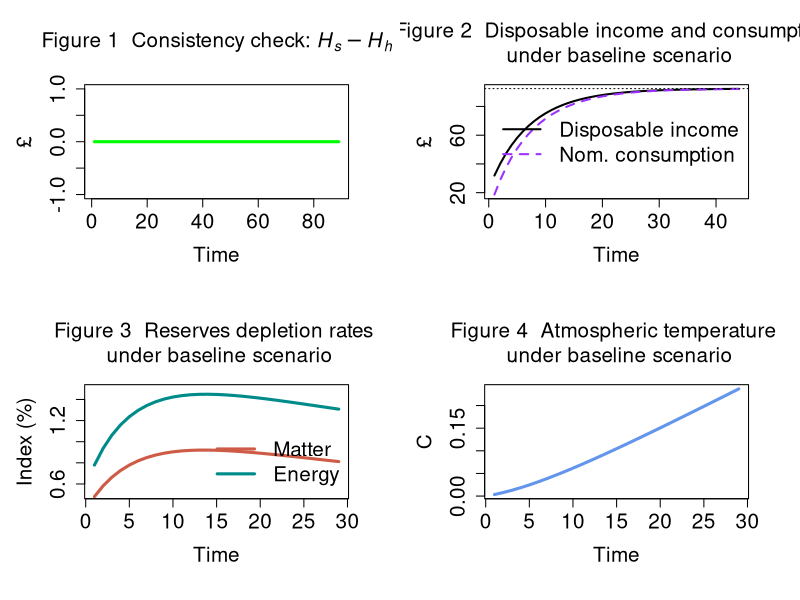

The R script that drew this image:
# IO-SFC MODEL (BASED ON MODEL PC) + ECOSYSTEM

# Created by Marco Veronese Passarella

# Version: 7 June 2024; revised: 7 August 2025

### PREPARE THE ENVIRONMENT ################################################################################

#Clear Environment
rm(list=ls(all=TRUE))

#Clear Plots
if(!is.null(dev.list())) dev.off()

#Clear Console
cat("\014")

#Set directory/folder
#setwd("C:/Users/...")

#set number of periods
nPeriods = 90

#Set number of scenarios
nScenarios = 1 

#Set number of industries ***
nIndustries = 2

### SET THE COEFFICIENTS (EXOGENOUS VARIABLES AND PARAMETERS) ################################################################################

alpha10 = 0.8 #Autonomous component of propensity to consume out of income
alpha11 = 8 #Interest rate elasticity of propensity to consume out of income (minus sign)
alpha2=0.4 #Propensity to consume out of wealth
w = 0.4 #Uniform wage rate
mu = 0.875 #Uniform mark-up
pr1 = 1 #Labour productivity in industry 1
pr2 = 1 #Labour productivity in industry 2
lambda0 = 0.635 #Autonomous share of bills
lambda1 = 5 #Elasticity of bills demand to interest rate
lambda2 = 0.01 #Elasticity of bills demand to yd/v
theta=0.2 #Tax rate on income
r_bar=matrix(data=0.025,nrow=nScenarios,ncol=nPeriods) #Interest rate as policy instrument
beta1_c_bar=0.50 #Household consumption share of product 1
beta2_c_bar=0.50 #Household consumption share of product 2
beta1_g_bar=0.48 #Government consumption share of product 1
beta2_g_bar=0.52 #Government consumption share of product 2
a11 = 0.11 #Quantity of product 1 necessary to produce one unit of product 1
a12 = 0.12 #Quantity of product 1 necessary to produce one unit of product 2
a21 = 0.21 #Quantity of product 2 necessary to produce one unit of product 1
a22 = 0.22 #Quantity of product 2 necessary to produce one unit of product 2

#Tip: try 0.12, 0.12, 0.20, 0.20 for unit prices

### CREATE VARIABLES AND ATTRIBUTE INITIAL VALUES ################################################################################

#Use 'array' function to create 3-dimension variables
x=array(data=0,dim=c(nScenarios,nPeriods,nIndustries)) #Gross output by industry (real)
d=array(data=0,dim=c(nScenarios,nPeriods,nIndustries)) #Demand by industry (real)
beta_c=array(data=0,dim=c(nScenarios,nPeriods,nIndustries)) #Real consumption composition
beta_g=array(data=0,dim=c(nScenarios,nPeriods,nIndustries)) #Real government expenditure composition
p=array(data=1,dim=c(nScenarios,nPeriods,nIndustries)) #Unit prices

#Create matrix of coefficients
A=matrix(data=0,nrow=nIndustries,ncol=nIndustries) #2D matrix of technical coefficients
I = diag(x=1, nrow=nIndustries, ncol=nIndustries) #2D diagonal matrix
A4=array(data=0,dim=c(nScenarios,nPeriods,nIndustries,nIndustries)) #4D matrix of technical coefficients

#Other 2-dimension variables
alpha1=matrix(data=alpha10-alpha11*r_bar,nrow=nScenarios,ncol=nPeriods) #Propensity to consume out of income
b_cb=matrix(data=0,nrow=nScenarios,ncol=nPeriods) #Government bills held by Central Bank
b_h=matrix(data=0,nrow=nScenarios,ncol=nPeriods) #Government bills held by households
b_s=matrix(data=0,nrow=nScenarios,ncol=nPeriods) #Government bills supplied by government
h_h=matrix(data=0,nrow=nScenarios,ncol=nPeriods) #Cash money held by households
h_s=matrix(data=0,nrow=nScenarios,ncol=nPeriods) #Cash money supplied by central bank
r=matrix(data=r_bar,nrow=nScenarios,ncol=nPeriods) #Interest rate on government bills
t=matrix(data=0,nrow=nScenarios,ncol=nPeriods) #Taxes
v=matrix(data=0,nrow=nScenarios,ncol=nPeriods) #Households wealth
yd=matrix(data=0,nrow=nScenarios,ncol=nPeriods) #Disposable income of households
cons=matrix(data=0,nrow=nScenarios,ncol=nPeriods) #Consumption (real)
g=matrix(data=20,nrow=nScenarios,ncol=nPeriods) #Government expenditure (real)
y=matrix(data=0,nrow=nScenarios,ncol=nPeriods) #Value of net output (GDP)
p_c=matrix(data=1,nrow=nScenarios,ncol=nPeriods) #Average price for the consumers
p_g=matrix(data=1,nrow=nScenarios,ncol=nPeriods) #Average price for the government
infl=matrix(data=1,nrow=nScenarios,ncol=nPeriods) #Inflation tax (see Godley and Lavoie, 9.2.4 and 9.3.1)

### Ecosystem variables and coefficients ################################################################################

#Variables
x_mat = matrix(data=0,nrow=nScenarios,ncol=nPeriods) #Production of material goods 
mat = matrix(data=0,nrow=nScenarios,ncol=nPeriods) #Extracted matter  
rec = matrix(data=0,nrow=nScenarios,ncol=nPeriods) #Recycled socio-economic stock  
dis = matrix(data=0,nrow=nScenarios,ncol=nPeriods) #Discarded socioeconomic stock            
kh = matrix(data=0,nrow=nScenarios,ncol=nPeriods) #Socio-economic stock       
en = matrix(data=0,nrow=nScenarios,ncol=nPeriods) #Total energy required for production
ren = matrix(data=0,nrow=nScenarios,ncol=nPeriods) #Renewable energy
nen = matrix(data=0,nrow=nScenarios,ncol=nPeriods) #Non-renewable energy                         
co2_cum = matrix(data=0,nrow=nScenarios,ncol=nPeriods) #Cumulative emissions
wa = matrix(data=0,nrow=nScenarios,ncol=nPeriods) #Waste by industry
temp = matrix(data=0,nrow=nScenarios,ncol=nPeriods) #Atmospheric temperature 
k_m=matrix(data=6000,nrow=nScenarios,ncol=nPeriods) #Matter reserves
conv_m=matrix(data=0,nrow=nScenarios,ncol=nPeriods) #Conversion of matter resources into reserves
res_m=matrix(data=388889,nrow=nScenarios,ncol=nPeriods) #Matter resources
k_e=matrix(data=37000,nrow=nScenarios,ncol=nPeriods) #Energy reserves
conv_e=matrix(data=0,nrow=nScenarios,ncol=nPeriods) #Conversion of energy resources into reserves
res_e=matrix(data=542000,nrow=nScenarios,ncol=nPeriods) #Energy resources
dc = array(data=0,dim=c(nScenarios,nPeriods,nIndustries)) #Stock of durable goods by industry/product
emis = matrix(data=0,nrow=nScenarios,ncol=nPeriods) #Annual emissions by industry
cen=matrix(data=0,nrow=nScenarios,ncol=nPeriods) #Carbon mass of energy
o2= matrix(data=emis-cen,nrow=nScenarios,ncol=nPeriods) #Mass of oxygen 

#Coefficients
rho_dis = 0.2 #Recycling rate
beta_e = 0.07 #C=2 intensity of non-renewable energy sources
tcre=0.0001 #Transient climate response to cumulative carbon emissions
fnc=0.5 #Non-CO2 fraction of total anthropocentric forcing
sigma_m=0.0005 #Conversion rate of matter resources into reserves
car=3.67 #Coefficient converting Gt of carbon into Gt of CO2
sigma_e=0.003 #Conversion rate of energy resources into reserves
mu_mat = matrix(data=c(0.4,0.6),nrow=nIndustries,ncol=1) #Material intensity coefficients by industry
zeta_dc = matrix(data=c(0.015,0.025),nrow=nIndustries,ncol=1) #Percentages of discarded socio-economic stock by industry
eps_en = matrix(data=c(4,6),nrow=nIndustries,ncol=1) #Energy intensity coefficients by industry                                          
eta_en = matrix(data=c(0.13,0.15),nrow=nIndustries,ncol=1) #Shares of renewable energy in total energy by industry       
alpha12=matrix(data=4,nrow=nScenarios,ncol=nPeriods) #Temperature elasticity of propensity to consume out of income

### RUN THE MODEL ################################################################################

#DEFINE THE LOOPS

#Choose scenario
for (j in 1:nScenarios){
  
  #Define time loop
  for (i in 2:nPeriods){
    
    #Define iterations
    for (iterations in 1:100){
      
      
      #DEFINE THE SYSTEM OF EQUATIONS        

      
      ## A) Define the matrix of technical coefficients ####
      
      #4D matrix of technical coefficients
      A4[j,i,,] = matrix(c(a11,a12,
                           a21,a22), nrow=2, byrow=TRUE)                   
      
      #2D matrix of technical coefficients
      A = A4[j,i,,]          
      
      
      ## B) Define consumption shares ####
      
      #Household real consumption share of product 1 - eq. 12.1
      beta_c[j,i,1]=beta1_c_bar
      
      #Household real consumption share of product 2 - eq. 12.2
      beta_c[j,i,2]=beta2_c_bar
      
      #Government real consumption share of product 1 - eq. 13.1
      beta_g[j,i,1]=beta1_g_bar
      
      #Government real consumption share of product 2 - eq. 13.2
      beta_g[j,i,2]=beta2_g_bar
      
      
      ## C) Define input-output structure ####
      
      #Real final demand vector by industry - eq. 14
      d[j,i,] = beta_c[j,i,]*cons[j,i] + beta_g[j,i,]*g[j,i]
      
      #Real gross output by industry  - eq. 15
      x[j,i,] = solve(I-A) %*% d[j,i,]
      
      #Value of net output (GDP)  - eq. 1.A
      y[j,i] = t(p[j,i,]) %*% d[j,i,]

      
      ## D) Set prices ####
      
      #Set unit price of output of industry 1 - eq. 16.1
      p[j,i,1] = (w/pr1) + (p[j,i,1]*A[1] + p[j,i,2]*A[2])*(1 + mu) 
      
      #Set unit price of output of industry 2 - eq. 16.2  
      p[j,i,2] = (w/pr2) + (p[j,i,1]*A[3] + p[j,i,2]*A[4])*(1 + mu) 
      
      #Average price for the consumers - eq. 17
      p_c[j,i] = t(p[j,i,]) %*% beta_c[j,i,]
      
      #Average price for the government - eq. 18
      p_g[j,i] = t(p[j,i,]) %*% beta_g[j,i,]
      
      
      ## E) Households' behaviour ####
      
      #Disposable income - eq. 2
      yd[j,i] = y[j,i] - t[j,i] + r[j,i-1]*b_h[j,i-1]
      
      #Wealth accumulation - eq. 4 
      v[j,i] = v[j,i-1] + (yd[j,i] - p_c[j,i]*cons[j,i])
      
      #Real consumption function with no monetary illusion - eq. 5.A.1 
      cons[j,i] = alpha1[j,i]*((yd[j,i]/p_c[j,i])-infl[j,i]) + alpha2*v[j,i-1]/p_c[j,i]
      
      #Inflation tax for households - eq. 5.A.1
      infl[j,i] = ((p_c[j,i]-p_c[j,i-1])/p_c[j,i-1])*(v[j,i-1]/p_c[j,i])
      
      #Endogenous propensity to consume out of income  - eq. 19
      #alpha1[j,i] = alpha10 - alpha11*r[j,i]
      
      
      ## F) Portfolio equations ####
      
      #Demand for cash money - eq. 6
      h_h[j,i] = v[j,i] - b_h[j,i]
      
      #Demand for government bills - eq. 7
      b_h[j,i] = v[j,i]*(lambda0 + lambda1*r[j,i] - lambda2*(yd[j,i]/v[j,i]))
      
      
      ## G) Government ####
      
      #Tax payments - eq. 3 
      t[j,i] = theta*(y[j,i] + r[j,i-1]*b_h[j,i-1])
      
      #Supply of government bills - eq. 8
      b_s[j,i] = b_s[j,i-1] + ( p_g[j,i]*g[j,i] + r[j,i-1]*b_s[j,i-1]) - (t[j,i] + r[j,i-1]*b_cb[j,i-1])
      
      
      ## H) Central bank ####
      
      #Supply of cash - eq. 9
      h_s[j,i] = h_s[j,i-1] + b_cb[j,i] - b_cb[j,i-1]
      
      #Government bills held by the central bank - eq. 10
      b_cb[j,i] = b_s[j,i] - b_h[j,i]
      
      #Interest rate as policy instrument - eq. 11
      r[j,i] = r_bar[j,i]
      
      
      ## I) Ecosystem ####
      
      #Extraction of matter and waste
      
      #Production of material goods 
      x_mat[j,i] = t(mu_mat[,]) %*% x[j,i,]
      
      #Extraction of matter                                       
      mat[j,i] = x_mat[j,i] - rec[j,i]                                             
      
      #Recycled matter (of socioeconomic stock + industrial waste)
      rec[j,i] = rho_dis*dis[j,i]         
      
      #Discarded socioeconomic stock            
      dis[j,i] = t(mu_mat[,]) %*% (zeta_dc[,] * dc[j,i-1,])
      
      #Stock of durable consumption goods                 
      dc[j,i,] = dc[j,i-1,] + beta_c[j,i,]*cons[j,i] - zeta_dc[,] * dc[j,i-1,]    
      
      #Socioeconomic stock
      kh[j,i] = kh[j,i-1] + x_mat[j,i] - dis[j,i]       
      
      #Wasted socio-economic stock
      wa[j,i] = mat[j,i] - (kh[j,i]-kh[j,i-1])                                                                     
      
      
      #Use of energy, emissions and temperature
      
      #Energy required for production
      en[j,i] = t(eps_en[,]) %*% x[j,i,]                                          
      
      #Renewable energy at the end of the period
      ren[j,i] = t(eps_en[,]) %*% (eta_en[,]*x[j,i,])                         
      
      #Non-renewable energy
      nen[j,i] = en[j,i] - ren[j,i]                                                
      
      #C02 emissions
      emis[j,i] = beta_e*nen[j,i]   
      
      #Cumulative emissions
      co2_cum[j,i] = co2_cum[j,i-1] + emis[j,i]
      
      #Atmospheric temperature 
      temp[j,i] = (1/(1-fnc))*tcre*(co2_cum[j,i])
      
      
      #Resources and reserves  
      
      #Stock of material reserves
      k_m[j,i] = k_m[j,i-1] + conv_m[j,i] - mat[j,i]                      
      
      #Material resources converted to reserves 
      conv_m[j,i] = sigma_m*res_m[j,i]                                    
      
      #Stock of material resources
      res_m[j,i] = res_m[j,i-1] - conv_m[j,i]                            
      
      #Carbon mass of non-renewable energy 
      cen[j,i] = emis[j,i]/car                                            
      
      #Mass of oxygen 
      o2[j,i] = emis[j,i] - cen[j,i]                                      
      
      #Stock of energy reserves
      k_e[j,i] = k_e[j,i-1] + conv_e[j,i] - en[j,i]                       
      
      #Energy resources converted to reserves 
      conv_e[j,i] = sigma_e*res_e[j,i]                                    
      
      #Stock of energy resources
      res_e[j,i] = res_e[j,i-1] - conv_e[j,i]                             
      
      
      #Climate related damages / changes
      
      #Endogenous propensity to consume out of income
      alpha1[j,i] = alpha10 - alpha11*r[j,i] - alpha12[j,i] * (temp[j,i] - temp[j,i-1])   
      
      #Tip 1: try also beta_c[j,i,1] = beta0 + beta1 * temp[j,i-1]
      
      #Tip 2: we can connect waste accumulation with other variables...
      
    }
    
  }
}

### CONSISTENCY CHECK (REDUNDANT EQUATION) AND PLOTS ################################################################################

#Define layout
layout(matrix(c(1,2,3,4), 2, 2, byrow = TRUE))
par(mar = c(5.1+1, 4.1+1, 4.1+1, 2.1+1))

#Figure 1: redundant equation
plot(h_s[1,2:nPeriods]-h_h[1,2:nPeriods], type="l", col="green",lwd=3,lty=1,font.main=1,cex.main=1.5,
     main=expression("Figure 1  Consistency check: " * italic(H[phantom("")]["s"]) - italic(H[phantom("")]["h"])),
     cex.axis=1.5,cex.lab=1.5,ylab = '\u00A3',
     xlab = 'Time',ylim = range(-1,1))

#Figure 2: disposable income and consumption
plot(yd[1,2:45],type="l", col=1, lwd=2, lty=1, font.main=1,cex.main=1.5,
     main="Figure 2  Disposable income and consumption \n under baseline scenario",
     ylab = '\u00A3',xlab = 'Time',ylim = range(min(cons[1,2:45]*p_c[1,2:45]),max(yd[1,2:45])),
     cex.axis=1.5,cex.lab=1.5)
lines(cons[1,2:45]*p_c[1,2:45],type="l",lwd=2,lty=2,col="purple1")
legend("right",c("Disposable income","Nom. consumption"),  bty = "n",
       cex=1.5, lty=c(1,2), lwd=c(2,2), col = c(1,"purple1"), box.lty=0)
abline(h=yd[1,nPeriods],col=1,lty=3)

#Figure 3: reserves depletion rates 
plot(100*(mat[1,2:30]/k_m[1,1:29]),type="l",
     col="coral3", lwd=3, lty=1, font.main=1,cex.main=1.5,
     main="Figure 3  Reserves depletion rates \n under baseline scenario",
     ylab = 'Index (%)',xlab = 'Time',cex.axis=1.5,cex.lab=1.5,ylim=range(0.5,1.5))
lines(100*(en[1,2:30]/k_e[1,1:29]),col="cyan4", lwd=3, lty=1)
legend("bottomright",c("Matter","Energy"),  bty = "n",
       cex=1.5, lty=c(1,1), lwd=c(3,3), col = c("coral3","cyan4"), box.lty=0)

#Figure 4: atmospheric temperature
plot(temp[1,2:30],type="l",
     col="cornflowerblue", lwd=3, lty=1, font.main=1,cex.main=1.5,
     main="Figure 4  Atmospheric temperature \n under baseline scenario",
     ylab = 'C',xlab = 'Time',cex.axis=1.5,cex.lab=1.5)



